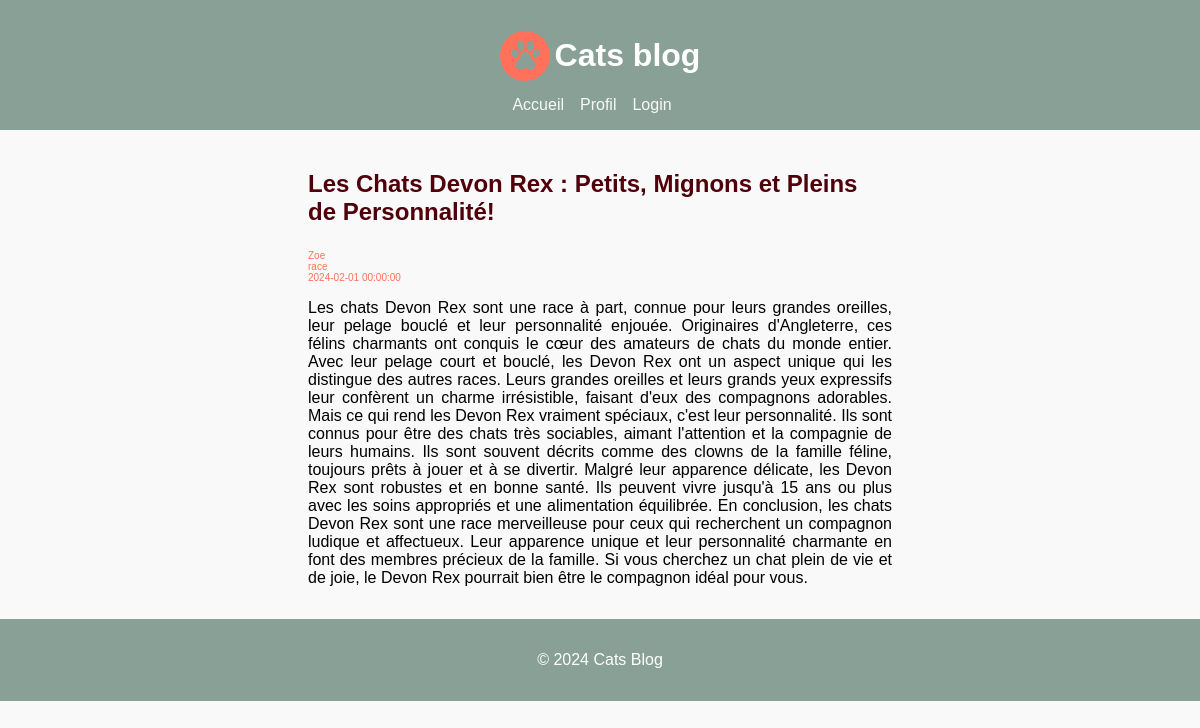
/article/7, run on the app's committed database.
### app/models.py (models this page shows, shortened)
class Article(db.Model):
    id = db.Column(db.Integer, primary_key=True)
    title = db.Column(db.String(140))
    theme = db.Column(db.String(140))
    body = db.Column(db.Text)
    timestamp = db.Column(db.DateTime, index=True, default=datetime.utcnow)
    author_id = db.Column(db.String(140))
    THEMES = ["race", "nourriture", "jeux"]

### app/routes.py (the view)
@app.route('/article/<int:id>')
def article(id):
    article = Article.query.get_or_404(id)
    return render_template('article.html', title='Article', article=article)

### app/templates/article.html
{% extends "base.html" %}
{% block content %}
  <div class="article">
    <h2 class="article__title">{{ article.title }}</h2>
    <p class="article__elt">{{ article.author_id }}</p>
    <p class="article__elt">{{ article.theme }}</p>
    <p class="article__elt">{{ article.timestamp }}</p>
    <p class="article__body">{{ article.body }}</p>
  </div>
{% endblock %}

### app/static/style.css (style rules this page uses)
body { font-family: Arial, sans-serif; margin: 0; padding: 0; background-color: #f9f9f9; color: black; height: 100%; }
h2 { margin: auto; color: #4F000B; }
.article { width: 50%; margin: auto; }
.article__title { margin: 1em 0px; }
.article__elt { font-size: 10px; color: #FF715B; padding: 0px; margin: 0px; }
.article__body { text-align: justify; }

### data on the page
Article: title "Les Chats Devon Rex : Petits, Mignons et Pleins de Personnalité!", author_id "Zoe", theme "race", timestamp "2024-02-01 00:00:00", body "Les chats Devon Rex sont une race à part, connue pour leurs grandes oreilles, leur pelage bouclé et leur personnalité enjouée. Originaires d'Angleterre, ces félins charmants ont conquis le cœur des amateurs de chats du monde entier. Avec leur pelage court et bouclé, les Devon Rex ont un aspect unique qui les distingue des autres races. Leurs grandes oreilles et leurs grands yeux expressifs leur confèrent un charme irrésistible, faisant d'eux des compagnons adorables. Mais ce qui rend les Devon Rex vraiment spéciaux, c'est leur personnalité. Ils sont connus pour être des chats très sociables, aimant l'attention et la compagnie de leurs humains. Ils sont souvent décrits comme des clowns de la…"
